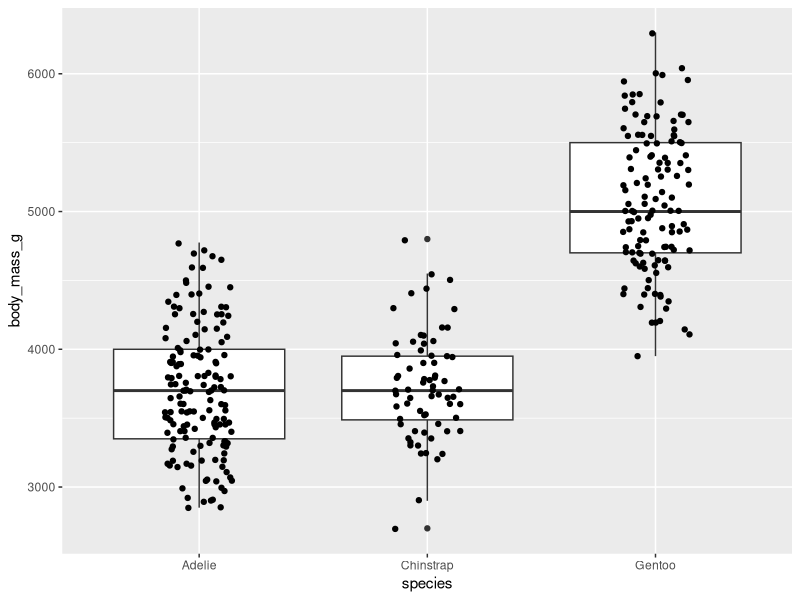
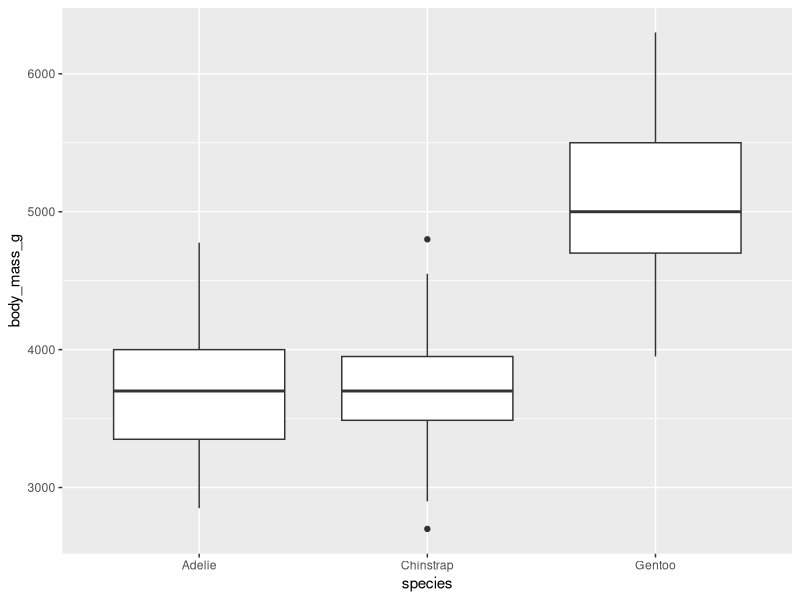

Write the R code that produced these figures, in order.
# ==========================================================
# Activity 19: One-Way ANOVA I - start to finish
# Name:
# Date:
#
# Save this file as scripts/19_anova_1.R
#
# ALL the code is written for you. Run it chunk by chunk
# and watch what comes out.
#
# You answer the questions in the boxes marked # # # # # #
# after "ANSWER:", with every line starting with #
#
# Your ANSWERS are what gets graded.
#
# ----------------------------------------------------------
# About the invisible(NULL) lines
#
# Every chunk below ends with
#
#     invisible(NULL)
#
# It is a BUMPER. When you press Ctrl/Cmd + Enter on the
# last real line of a chunk, the cursor jumps to the next
# line that has code on it. Without the bumper that is the
# next chunk, way down past the answer box. With it, the
# cursor stops right here and you keep your place.
#
# It does nothing and prints nothing. Leave it alone.
# ==========================================================

# Install these once, from the Console:
# install.packages("palmerpenguins")
# install.packages("car")

# Load libraries -------------------------------------------
library(tidyverse) # dplyr + ggplot2 + forcats
library(palmerpenguins) # the penguins data
library(car) # Anova()

invisible(NULL)


# ---- 1: The question -------------------------------------
# Do the three penguin species differ in body mass?
#
#   Y = body_mass_g   (numeric response)
#   X = species       (categorical predictor, 3 levels)
#
# That is a ONE-WAY ANOVA: one numeric response across the
# levels of one categorical predictor.

# # # # # # # # # # # # # # # # # # # # # # # # # # # # #
# Q1. Why is this an ANOVA and not a t-test? One sentence.
# ANSWER:
#
# # # # # # # # # # # # # # # # # # # # # # # # # # # # #

# # # # # # # # # # # # # # # # # # # # # # # # # # # # #
# Q2. If you ran t-tests on all three PAIRS of species
#     instead, what would be wrong with that?
# ANSWER:
#
# # # # # # # # # # # # # # # # # # # # # # # # # # # # #

# ---- 2: Load the data ------------------------------------
# WARNING: R 4.5 has its own penguins data set, where the
# mass column is called body_mass, NOT body_mass_g. If you
# forget library(palmerpenguins) you will get
#
#   Error in `drop_na()`: Column `body_mass_g` doesn't exist
#
# and not a missing-object error. The fix is the library()
# call at the top.

penguins_df <- penguins %>%
  drop_na(body_mass_g, species)

penguins_df %>% count(species)

invisible(NULL)

# # # # # # # # # # # # # # # # # # # # # # # # # # # # #
# Q3. Write down the sample size of each species.
#     Adelie = ____  Chinstrap = ____  Gentoo = ____
#     Are the groups BALANCED (equal n)?  Y / N
# ANSWER:
#
# # # # # # # # # # # # # # # # # # # # # # # # # # # # #

# ---- 3: Plot it before you test it -----------------------
# Predict first: which species is heaviest? Do you think
# all three differ, or only one?

penguins_df %>%
  ggplot(aes(x = species, y = body_mass_g)) +
  geom_boxplot() +
  geom_jitter(width = 0.15)

invisible(NULL)

# # # # # # # # # # # # # # # # # # # # # # # # # # # # #
# Q4. Describe what you SEE.
#     Heaviest species:
#     Lightest species:
#     Do any two species look almost the same?
#     Do the boxes look like they have the same SPREAD?
# ANSWER:
#
# # # # # # # # # # # # # # # # # # # # # # # # # # # # #

# ---- 4: species is a factor, and factors have an order ---
# A factor is a categorical column with a fixed, ORDERED
# set of levels. ggplot and lm both use that order.

class(penguins_df$species)

levels(penguins_df$species)

invisible(NULL)

# The stored order is ALPHABETICAL - that is just R's
# default, not a decision anyone made about penguins.
#
# fct_reorder() puts the groups in order of the thing you
# are testing. It has to go INSIDE mutate().

penguins_df %>%
  mutate(species = fct_reorder(species, body_mass_g, .fun = median)) %>%
  ggplot(aes(x = species, y = body_mass_g)) +
  geom_boxplot()

invisible(NULL)

# # # # # # # # # # # # # # # # # # # # # # # # # # # # #
# Q5. What order were the levels stored in, and what order
#     are they in after fct_reorder()? Here they come out
#     the same - why is it still worth doing?
# ANSWER:
#
# # # # # # # # # # # # # # # # # # # # # # # # # # # # #

# ---- 5: State the hypotheses -----------------------------
# Do this BEFORE you fit anything.

# # # # # # # # # # # # # # # # # # # # # # # # # # # # #
# Q6. Write the hypotheses.
#     H0 in words:
#     Ha in words:
#     H0 in symbols:
#     alpha =
# ANSWER:
#
# # # # # # # # # # # # # # # # # # # # # # # # # # # # #

# ---- 6: Fit the model ------------------------------------
# Exactly the same lm() call as the regression lecture.
# The only difference is that X is categorical.

mass_model <- lm(body_mass_g ~ species, data = penguins_df)

invisible(NULL)

# Fitting the model and READING A TABLE from it are two
# separate steps. First look at what lm() did with the
# factor:

coef(mass_model)

invisible(NULL)

# (Intercept) is the mean of the FIRST level - Adelie.
# The other two numbers are DIFFERENCES from Adelie.
# That is called TREATMENT coding, and it is R's default.

# # # # # # # # # # # # # # # # # # # # # # # # # # # # #
# Q7. From coef(), what is the mean mass of an Adelie?
#     How much heavier is a Gentoo than an Adelie?
# ANSWER:
#
# # # # # # # # # # # # # # # # # # # # # # # # # # # # #

# ---- 7: Change the baseline with fct_relevel() -----------
# Predict first: if Gentoo becomes the first level, does
# the overall F / p change, or only the coefficients?

penguins_relevel <- penguins_df %>%
  mutate(species = fct_relevel(species, "Gentoo"))

mass_model_gentoo <- lm(body_mass_g ~ species, data = penguins_relevel)

coef(mass_model_gentoo)

invisible(NULL)

# # # # # # # # # # # # # # # # # # # # # # # # # # # # #
# Q8. What does (Intercept) mean in each of the two
#     models? Did the overall ANOVA question change?
# ANSWER:
#
# # # # # # # # # # # # # # # # # # # # # # # # # # # # #

# ---- 8: Read the ANOVA table -----------------------------
# Predict first: is p nearer 0.5, 0.05, or far below 0.001?

# 8a. The classic table
mass_aov <- aov(body_mass_g ~ species, data = penguins_df)

summary(mass_aov)

invisible(NULL)

# 8b. Base R anova() on the lm - this is TYPE I, which is
#     SEQUENTIAL and therefore order-dependent. With one
#     predictor there is no order to depend on.
anova(mass_model)

invisible(NULL)

# 8c. car::Anova() - TYPE II, which is the default and is
#     order-independent. This is the one to make a habit of.
#     Lowercase anova() and capital Anova() are DIFFERENT
#     functions from DIFFERENT packages. If you see
#       could not find function "Anova"
#     you forgot library(car).
Anova(mass_model)

invisible(NULL)

# Anova(mass_model, type = 2) is the same thing, spelled out.

# # # # # # # # # # # # # # # # # # # # # # # # # # # # #
# Q9. From the table: F = ____  df = ____ , ____
#     p = ____    Reject H0 at alpha = 0.05?  Y / N
#     Do all three tables above agree on F?   Y / N
# ANSWER:
#
# # # # # # # # # # # # # # # # # # # # # # # # # # # # #

# ---- 9: Type III, and the contrasts option it needs ------
# Type III sums of squares are only meaningful when the
# factor is coded against the GRAND MEAN (contr.sum), not
# against a baseline group (contr.treatment).
#
# Ask for type = 3 on a treatment-coded model and car will
# still print a table. It just is not the test you think.

# 9a. What is R using right now?
getOption("contrasts")

invisible(NULL)

# That is R's default: treatment coding for unordered
# factors, polynomial for ordered ones.

# 9b. Type III on the TREATMENT-coded model (not right)
Anova(mass_model, type = 3)

invisible(NULL)

# 9c. The four-line pattern. SET - REFIT - TEST - SET BACK.
#
#     Step 2 is not optional. A model remembers the coding
#     it was FITTED with, so changing the option and
#     reusing the old model does nothing at all.

options(contrasts = c("contr.sum", "contr.poly"))

mass_model_sum <- lm(body_mass_g ~ species, data = penguins_df)

Anova(mass_model_sum, type = 3)

options(contrasts = c("contr.treatment", "contr.poly"))

invisible(NULL)

# 9d. Prove to yourself that the switch back worked, and
#     that each model carries its own coding.
getOption("contrasts")

mass_model$contrasts

mass_model_sum$contrasts

invisible(NULL)

# WHY SET IT BACK: options() is global and sticky. It stays
# changed for the rest of your R session and silently
# affects every model you fit afterwards.

# # # # # # # # # # # # # # # # # # # # # # # # # # # # #
# Q10. Compare the two type = 3 tables, 9b and 9c.
#      Which ROW changed, and which row stayed the same?
#      Given that, why does the contrast coding matter at
#      all here? (Hint: it does not, YET - what changes
#      when you have two factors and an interaction?)
# ANSWER:
#
# # # # # # # # # # # # # # # # # # # # # # # # # # # # #

# ---- 10: Report it ---------------------------------------
# For this course, report Anova(model) - Type II - unless
# you have a specific reason not to.

Anova(mass_model)

invisible(NULL)

# Template:
#   "Body mass differed significantly among the three
#    penguin species (one-way ANOVA: F(__, __) = ____,
#    p ____)."
#
# Never write p = 0.000. Write p < 0.001.

# # # # # # # # # # # # # # # # # # # # # # # # # # # # #
# Q11. Write the results sentence with YOUR numbers in it.
# ANSWER:
#
# # # # # # # # # # # # # # # # # # # # # # # # # # # # #

# # # # # # # # # # # # # # # # # # # # # # # # # # # # #
# Q12. That sentence does not say WHICH species differ,
#      and it does not say whether the model was allowed
#      to give us that p-value. Which of those two gaps
#      worries you more, and why?
# ANSWER:
#
# # # # # # # # # # # # # # # # # # # # # # # # # # # # #

# ##########################################################
# HOMEWORK - A DIFFERENT MEASUREMENT
#
# Mass is not the only thing that was measured on these
# birds. PICK ONE of these three columns and run the basic
# ANOVA on it, start to finish, exactly as you did above:
#
#     flipper_length_mm
#     bill_length_mm
#     bill_depth_mm
#
# Write down which one you picked BEFORE you start.
#
# Use the SAME species as the grouping variable. You are
# changing the response (the Y), not the design.
#
# Nothing is filled in below. Copy the matching chunk from
# above and change what needs changing - for most chunks
# that is one column name.
#
# Keep the column you pick. You will run the ASSUMPTIONS
# and the FOLLOW-UP TESTS on the same column for the
# Activity 20 homework, so you end up with one complete
# analysis of one measurement.
# ##########################################################

# ---- H1: Read it and plot it -----------------------------
# TODO: build penguins_hw by dropping NA from species and
#       the column you picked.
# TODO: count(species). Is n the same as it was for mass?
# TODO: boxplot of your column by species, with the points
#       jittered over it.

# # # # # # # # # # # # # # # # # # # # # # # # # # # # #
# H-Q1. Column chosen: ____
#       Units of that column: ____
#       n total = ____
#       Adelie = ____  Chinstrap = ____  Gentoo = ____
# ANSWER:
#
# # # # # # # # # # # # # # # # # # # # # # # # # # # # #

# # # # # # # # # # # # # # # # # # # # # # # # # # # # #
# H-Q2. From the boxplot: which species looks highest,
#       which looks lowest, and do any two look the same?
#       Do the boxes look like they have the same spread?
# ANSWER:
#
# # # # # # # # # # # # # # # # # # # # # # # # # # # # #

# ---- H2: Order the groups --------------------------------
# TODO: fct_reorder() the species by the MEDIAN of your
#       column, inside mutate(), then plot it again.

# # # # # # # # # # # # # # # # # # # # # # # # # # # # #
# H-Q3. Did the order of the species change from the
#       alphabetical order this time? Write the new order.
# ANSWER:
#
# # # # # # # # # # # # # # # # # # # # # # # # # # # # #

# ---- H3: Hypotheses --------------------------------------

# # # # # # # # # # # # # # # # # # # # # # # # # # # # #
# H-Q4. H0 and Ha for YOUR test, in words and in symbols.
#       Remember the response is no longer body mass.
# ANSWER:
#
# # # # # # # # # # # # # # # # # # # # # # # # # # # # #

# ---- H4: Fit it, and look at the coefficients ------------
# TODO: lm(<your column> ~ species, data = penguins_hw),
#       call it hw_model.
# TODO: coef(hw_model).

# # # # # # # # # # # # # # # # # # # # # # # # # # # # #
# H-Q5. What is the mean of your column for Adelie?
#       How much higher or lower is Gentoo than Adelie,
#       and in what units?
# ANSWER:
#
# # # # # # # # # # # # # # # # # # # # # # # # # # # # #

# ---- H5: Read the table ----------------------------------
# TODO: Anova(hw_model).

# # # # # # # # # # # # # # # # # # # # # # # # # # # # #
# H-Q6. F(__, __) = ____   p = ____
#       Reject H0 at alpha = 0.05?  Y / N
# ANSWER:
#
# # # # # # # # # # # # # # # # # # # # # # # # # # # # #

# ---- H6: Type III on your model --------------------------
# TODO: the four-line pattern from section 9 - set the
#       contrasts to contr.sum, REFIT, Anova(type = 3),
#       then set the contrasts back.

# # # # # # # # # # # # # # # # # # # # # # # # # # # # #
# H-Q7. Is the F for species the same as in H-Q6?  Y / N
#       Which row of the table is different?
#       What is the LAST line of this section, and why
#       does it have to be there?
# ANSWER:
#
# # # # # # # # # # # # # # # # # # # # # # # # # # # # #

# ---- H7: Report it ---------------------------------------

# # # # # # # # # # # # # # # # # # # # # # # # # # # # #
# H-Q8. Write the results sentence for your column, with
#       your numbers and your units.
# ANSWER:
#
# # # # # # # # # # # # # # # # # # # # # # # # # # # # #

# # # # # # # # # # # # # # # # # # # # # # # # # # # # #
# H-Q9. You still cannot say WHICH species differ, and
#       you have not checked a single assumption. List the
#       two checks you would want to run before you would
#       believe your own sentence in H-Q8.
# ANSWER:
#
# # # # # # # # # # # # # # # # # # # # # # # # # # # # #

# ---- Before you hand in ----------------------------------
# Run the whole script top to bottom
# (Ctrl/Cmd + Shift + Enter) and make sure there are no
# errors. Check that the LAST thing it does is set the
# contrasts option back to the default.
#
# NEXT TIME: Lecture 20 - the assumptions (one of them
# fails on the body mass data) and the follow-up tests
# that tell you which species actually differ.
